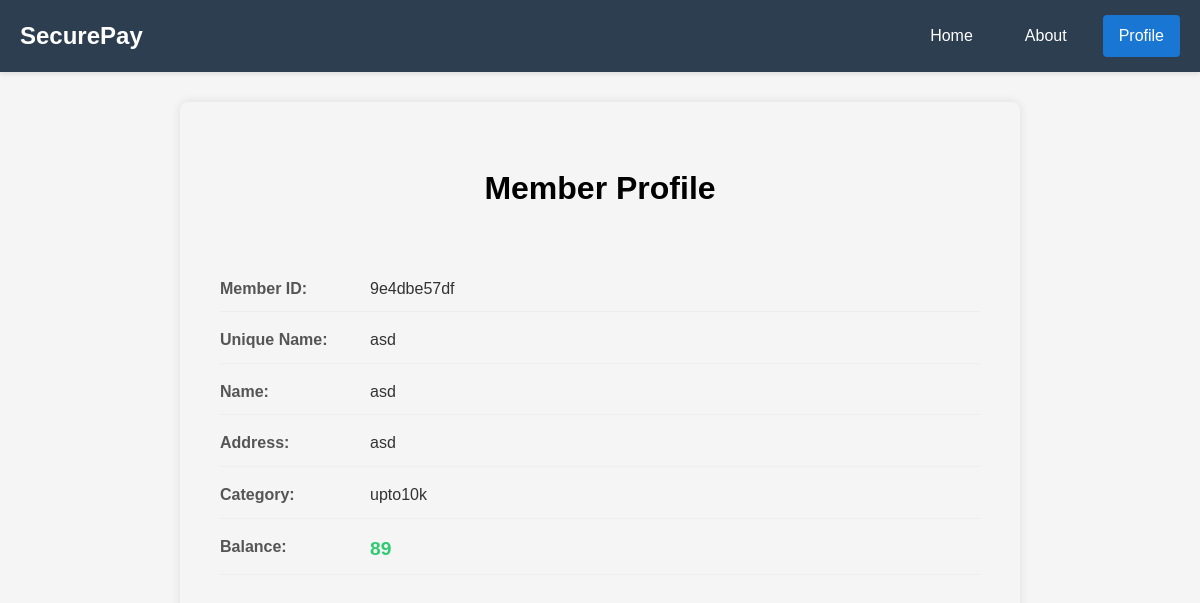
Page /profile/ (signed in) on the committed database.
### execution/models.py (models this page shows, shortened)
class Member(models.Model):
    cho=[('upto10k','10k'),('abovetill100k','10kTo100k')]
    name=models.CharField(max_length=100)
    address=models.CharField(max_length=100)
    affiliation=models.CharField(max_length=100)
    unique_name=models.CharField(max_length=100, unique=True)
    unique_id=models.CharField(max_length=256)
    category=models.CharField(max_length=100,choices=cho,default='upto10k')
    password=models.CharField(max_length=100)
    balance=models.IntegerField(default=0)
    intransaction=models.IntegerField(default=0)

### execution/views.py (the view)
# urls.py: path('profile/', profile, name='profile')
def profile(request):
    member=Member.objects.get(id = request.session.get('member_id'))
    return render(request,'member-profile.html',context={'member':member})

### templates/member-profile.html (shortened to what this page needs)
  <!DOCTYPE html>
  <html lang="en">
  <head>
  </head>
  <body>
      <nav class="navbar">
          <div class="nav-container">
              <a href="/" class="nav-brand">SecurePay</a>
              <div class="nav-links">
                  <a href="/">Home</a>
                  <a href="/about">About</a>
                  <a href="/profile"  class="active">Profile</a>
              </div>
          </div>
      </nav>
      <div class="profile-container">
          <div class="profile-header">
              <h1>Member Profile</h1>
          </div>
          <div class="profile-details">
              <div class="detail-row">
                  <div class="detail-label">Member ID:</div>
                  <div class="detail-value">{{member.unique_id}}</div>
              </div>
              <div class="detail-row">
                  <div class="detail-label">Unique Name:</div>
                  <div class="detail-value">{{member.unique_name}}</div>
              </div>
              <div class="detail-row">
                  <div class="detail-label">Name:</div>
                  <div class="detail-value">{{member.name}}</div>
              </div>
              <div class="detail-row">
                  <div class="detail-label">Address:</div>
                  <div class="detail-value">{{member.address}}</div>
              </div>
              <div class="detail-row">
                  <div class="detail-label">Category:</div>
                  <div class="detail-value">{{member.category}}</div>
              </div>
              <div class="detail-row">
                  <div class="detail-label">Balance:</div>
                  <div class="detail-value balance">{{member.balance}}</div>
              </div>
          </div>
      </div>
  </body>
  </html>

### templates/member-profile.html (style rules this page uses)
body { font-family: Arial, sans-serif; line-height: 1.6; margin: 0; background-color: #f5f5f5; }
.navbar { background-color: #2c3e50; padding: 15px 0; position: sticky; top: 0; z-index: 1000; box-shadow: 0 2px 5px rgba(0,0,0,0.1); }
.nav-container { max-width: 1200px; margin: 0 auto; display: flex; justify-content: space-between; align-items: center; padding: 0 20px; }
.nav-brand { color: white; font-size: 24px; font-weight: bold; text-decoration: none; }
.nav-links { display: flex; gap: 20px; }
.nav-links a { color: white; text-decoration: none; padding: 8px 16px; border-radius: 4px; transition: background-color 0.3s; }
.nav-links a.active { background-color: #1976d2; }
.profile-container { max-width: 800px; margin: 30px auto; padding: 20px; box-shadow: 0 0 10px rgba(0,0,0,0.1); border-radius: 8px; }
.profile-header { text-align: center; padding: 20px; background-color: #f5f5f5; border-radius: 8px 8px 0 0; }
.profile-details { padding: 20px; }
.detail-row { display: flex; margin-bottom: 15px; border-bottom: 1px solid #eee; padding-bottom: 10px; }
.detail-label { width: 150px; font-weight: bold; color: #555; }
.detail-value { flex: 1; color: #333; }
.balance { font-size: 1.2em; color: #2ecc71; font-weight: bold; }

### rows in the picture
Member: unique_id "9e4dbe57df", unique_name "asd", name "asd", address "asd", category "upto10k", balance "89"
